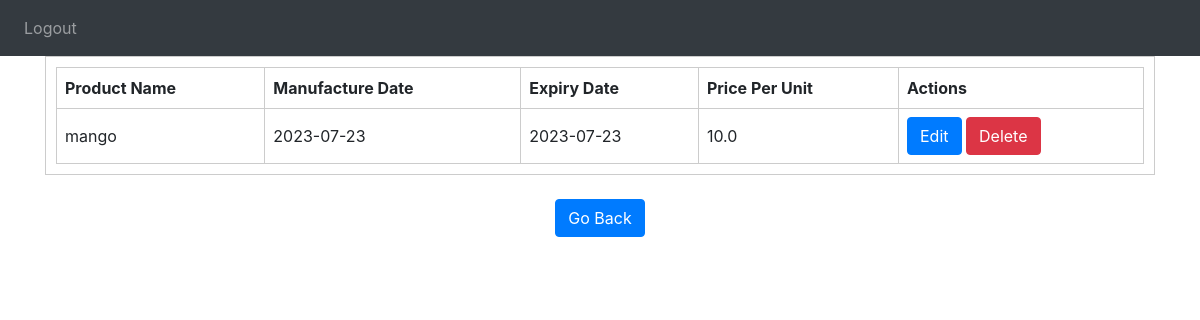
/viewitems/1/1, run on an earlier commit of the app's database.
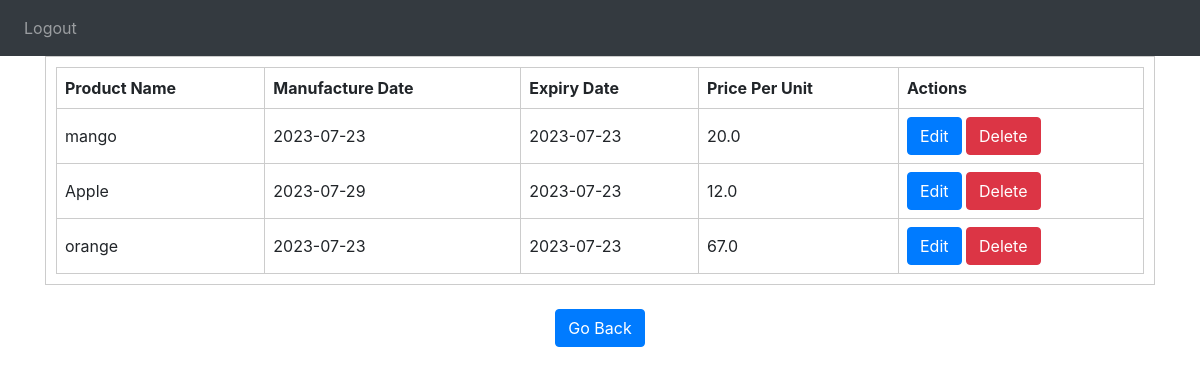
And on a later commit of the database.
### GroceryWebapp/models.py (models this page shows)
class Products(db.Model,UserMixin):
    id=db.Column(db.Integer,primary_key=True)
    product_name=db.Column(db.String(150),unique=True,nullable=False)
    manufacture=db.Column(db.String(150))
    expiry=db.Column(db.String(150))
    p_per_u=db.Column(db.Float,nullable=False)
    c_id = db.Column(db.Integer, db.ForeignKey("categories.id") ,nullable = False)

### GroceryWebapp/main.py (the view)
@main.route('/viewitems/<string:categories_id>/<string:type>', methods=['GET', 'POST'])
def view_items(categories_id, type):
    data = Products.query.filter_by(c_id=categories_id).all()
    return render_template("views_items.html", prod=data, check=type)

### GroceryWebapp/templates/views_items.html (shortened to what this page needs)
{% extends "base.html" %} {% block head %} {{ super() }}
<link rel="stylesheet" href="{{ url_for('static', filename= 'demo.css') }}">
<link rel="stylesheet" href="{{ url_for('static', filename= 'demo2.css') }}">
{% endblock %}
{% block nav %}
<nav class="navbar navbar-expand-lg navbar-dark bg-dark">
  <div class="collapse navbar-collapse" id="navbar">
    <div class="navbar-nav">
      <a class="nav-item nav-link" id="home" href="/">Logout</a>
    </div>
  </div>
</nav>
{% endblock %}
{% block content %}
{% if check=='1' %}
<div id="table-container">
  <table id="dataTable">
    <tr>
      <th>Product Name</th>
      <th>Manufacture Date</th>
      <th>Expiry Date</th>
      <th>Price Per Unit</th>
      <th>Actions</th>
    </tr>
    {% for row in prod %}
      <tr>
        <td>{{ row.product_name }}</td>
        <td>{{ row.manufacture }}</td>
        <td>{{ row.expiry }}</td>
        <td>{{ row.p_per_u }}</td>
        <td>
          <a href="{{ url_for('main.update_item', item_id=row.id,type='2') }}" class="btn btn-primary">Edit</a>
          <a href="{{ url_for('main.delete_item', item_id=row.id,type='2') }}" class="btn btn-danger">Delete</a>
        </td>
      </tr>
    {% endfor %}
  </table>
</div>
<br>
<center><a href="/adminshowcategories" class="btn btn-primary">Go Back</a></center>
{% endif %}
{% endblock %}

What changed in the data, as far as the page shows it:
changed Products "mango": p_per_u "10.0" → "20.0"
added Products: product_name "Apple", manufacture "2023-07-29", expiry "2023-07-23", p_per_u "12.0"
added Products: product_name "orange", manufacture "2023-07-23", expiry "2023-07-23", p_per_u "67.0"
